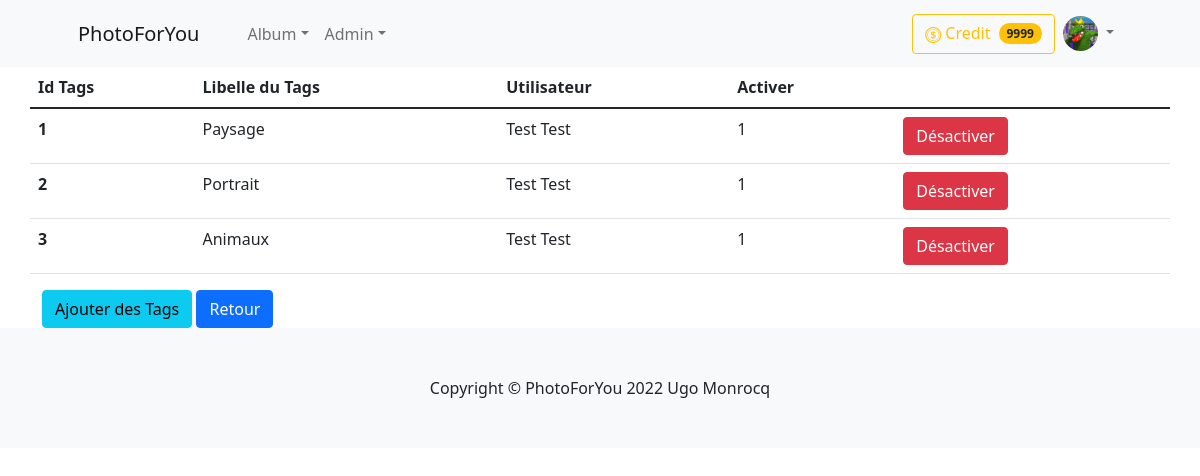
/gerer-tags.php (signed in), run on the app's committed database.
### tables this page shows
CREATE TABLE IF NOT EXISTS `menu` (
  `idMenu` int(11) NOT NULL,
  `nomMenu` varchar(45) DEFAULT NULL,
  `URL` varchar(100) DEFAULT NULL,
  `Habilitation` varchar(45) DEFAULT NULL,
  PRIMARY KEY (`idMenu`)
);

CREATE TABLE IF NOT EXISTS `tags` (
  `idtags` int(11) NOT NULL AUTO_INCREMENT,
  `libelleTags` varchar(45) DEFAULT NULL,
  `activeTags` int(11) DEFAULT NULL,
  `iduserTags` int(11) DEFAULT NULL,
  PRIMARY KEY (`idtags`),
  KEY `tags_ibfk_1` (`iduserTags`)
);

CREATE TABLE IF NOT EXISTS `users` (
  `iduser` int(11) NOT NULL AUTO_INCREMENT,
  `nom` varchar(45) NOT NULL,
  `prenom` varchar(45) NOT NULL,
  `email` varchar(45) NOT NULL,
  `mdp` varchar(128) NOT NULL,
  `dateNaiss` date NOT NULL,
  `credit` int(11) NOT NULL,
  `active` int(11) NOT NULL,
  `categorie` int(11) NOT NULL,
  `photoUser` varchar(100) NOT NULL DEFAULT 'profil.jpg',
  `telUser` char(10) DEFAULT NULL,
  `adressUser` varchar(45) DEFAULT NULL,
  `siteUser` varchar(100) DEFAULT NULL,
  `siret` varchar(14) DEFAULT NULL,
  PRIMARY KEY (`iduser`)
);

### gerer-tags.php (the view, shortened to what this page needs)
<?php
include ('includes/header.php');
?>
<!DOCTYPE html>
<html>
<head>
</head>
<body>
<div class="container">
            <div class="jumbotron">
                <div class="row row-cols-1 row-cols-md-3 g-4">
				<table class="table">
  					<thead class="thead-dark" style="width:100%">
						<tr>
							<th scope="col">Id Tags</th>
							<th scope="col">Libelle du Tags</th>
							<th scope="col">Utilisateur</th>
							<th scope="col">Activer</th>
						</tr>
					</thead>
				<tbody>
			<?php
			$req= "SELECT * FROM tags,users WHERE tags.iduserTags=users.iduser ";
			$ins=$dbh->prepare($req);
			$ins->execute();
			$num = $ins->fetchAll();
			if($num > 0) {
				foreach ($num as $value){
					echo "<tr>
					<th scope='row'>".$value['idtags']."</th>
					<td>".$value['libelleTags']."</td>
					<td>".$value["prenom"]."\t". $value["nom"]."</td>
					<td>".$value['activeTags']."</td>
					<td>
					";
					if($value['activeTags']!=1)
					{
						echo "<a href='active-tags.php?idtags=".$value['idtags']."'><button type='button' class='btn btn-success'>Activer</button></a>
						<a href='supr-tags.php?idtags=".$value['idtags']."'><button type='button' class='btn btn-danger'>Supprimer</button></a>";
					}
					elseif($value['activeTags']!=0){
						echo "<a href='desac-tags.php?iduser=".$value['idtags']."'><button type='button' class='btn btn-danger'>Désactiver</button></a>
						</td>
						</tr>";
					}
					else {
						echo "<tr><td colspan='15'><center>Pas de Donnée</center></td></tr>";
					}
		}
	}
else {
	echo "<tr><td colspan='15'><center>Pas de Tags</center></td></tr>";}
		?>
		</tbody>
	</table>
</div>
<a href="ajouter-tags.php"><button type="button" class="btn btn-info">Ajouter des Tags</button></a>
<a href="index.php"><button type="button" class="btn btn-primary">Retour</button></a>
</div>
</div>
<?php
include ('includes/footer.php');
?>

### includes/header.php (shortened to what this page needs)
<!DOCTYPE html>
<html lang="fr">
<head>
    <link rel="stylesheet" href="assets/css/bootstrap.min.css">
    <link rel="stylesheet" href="https://cdn.jsdelivr.net/npm/bootstrap-icons@1.8.1/font/bootstrap-icons.css">
    <link rel="stylesheet" href="assets/css/style.css">
</head>
<body>
<header>
<nav class="navbar navbar-expand-lg navbar-light bg-light">
    <div class="container px-4 px-lg-5">
        <a class="navbar-brand" href="index.php">PhotoForYou</a>
    <?php
    include("dbconnect.php");
        switch($_SESSION['categorie'])
        {
            case 7:
                $niveauHab = "%A%";
                break;
        }
        $req= "SELECT idMenu,nomMenu,URL FROM menu WHERE Habilitation LIKE '".$niveauHab."'";
        $ins=$dbh->prepare($req);
        $ins->execute();
        $num = $ins->fetchAll();
    ?>
    <div class="collapse navbar-collapse" id="navbarSupportedContent">
      <ul class="navbar-nav me-auto mb-2 mb-lg-0 ms-lg-4">
            <?php
              foreach ($num as $value)
                  {
                    if (strlen($value['idMenu'])==1)
                    {
                      echo "<li class='nav-item dropdown'>".PHP_EOL;
                        echo "<a class='nav-link dropdown-toggle' data-toggle='dropdown' href=".$value['URL'].">".$value['nomMenu']."</a>".PHP_EOL;
                      echo "</li>";
                    }
                  }
            ?>
        </ul>
      </div>
        <?php
            switch($_SESSION['categorie'])
            {
             case 7:
              echo "
              <div class='d-grid gap-2 d-md-flex justify-content-md-end'>
                <a class='btn btn-outline-warning' href='credit.php' type='submit'>
                  <i class='bi bi-coin'></i>
                  Credit
                <span class='badge bg-warning text-dark ms-1 rounded-pill'>".$_SESSION['credit']."</span>
                </a>
              </div>
              <div class='d-grid gap-2 d-md-flex justify-content-md-end'>
              <div class='collapse navbar-collapse'>
                <ul class='navbar-nav dropdown-menu-lg-end'>
                  <li class='nav-item dropdown'>
                    <a class='nav-link dropdown-toggle' href='#' id='navbarDropdownMenuLink' role='button' data-toggle='dropdown'>
                    <img src='images/profil/".htmlentities($_SESSION['photouser'])."' class='rounded-circle' alt='' width=35 height=35/>
                    </a>
                      <ul class='dropdown-menu dropdown-menu-lg-end'>
                        <li> <a class='dropdown-item' href='voir-profil.php'>Voir Profil</a></li>
                        <li><a class='dropdown-item' href='deconnexion.php'>Deconnexion</a></li>
                      </ul>
                  </li>
                </ul>
              </div>
              </div>";break;
          }?>
    </div>
</nav>
</header>

### assets/css/style.css (style rules this page uses)
.bi { vertical-align: -.125em; fill: currentColor; }

### data on the page
menu: nomMenu "Album"
menu: nomMenu "Admin"
tags: idtags "1", libelleTags "Paysage", iduserTags.prenom "Test", iduserTags.nom "Test", activeTags "1"
tags: idtags "2", libelleTags "Portrait", iduserTags.prenom "Test", iduserTags.nom "Test", activeTags "1"
tags: idtags "3", libelleTags "Animaux", iduserTags.prenom "Test", iduserTags.nom "Test", activeTags "1"

### other printed values
$_SESSION['credit'] "9999"
